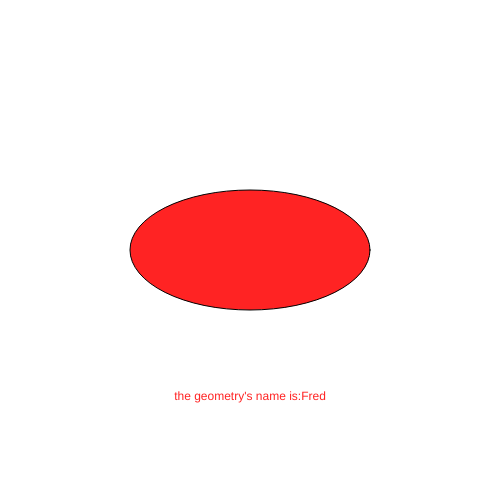
Frame 1 (no input)
Frame 60 (no input): identical to frame 1, image omitted
Frame 120 (the mouse pressed at the canvas centre since frame 60): identical to frame 1, image omitted

The p5.js sketch that drew this single still picture (run headless with seeded random() and noise() and a simulated clock; from frame 60 on, the mouse is pressed at the canvas centre):

// p5.js sketch
// ── sketch.js
var myGeometry = ["Fred", 240,120,"#ff2323"];

function setup() {
  createCanvas(500,500);
}

function draw() {
  background(255);
  fill(myGeometry[myGeometry.length - 1]);
  ellipse(width/2, height/2, myGeometry[1], myGeometry[2]);
  
  
 textAlign(CENTER);
 text("the geometry's name is:" + myGeometry[0],
  width/2, 
  height-100);
}
